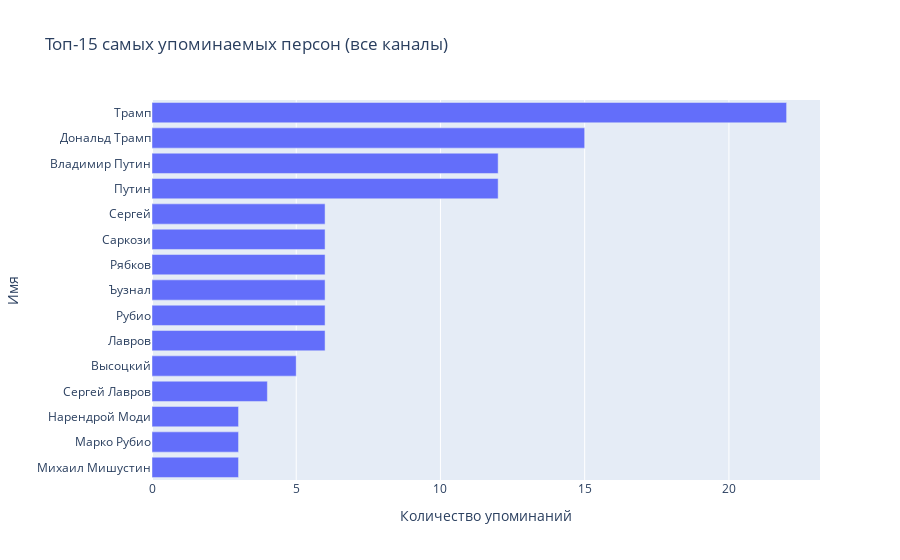
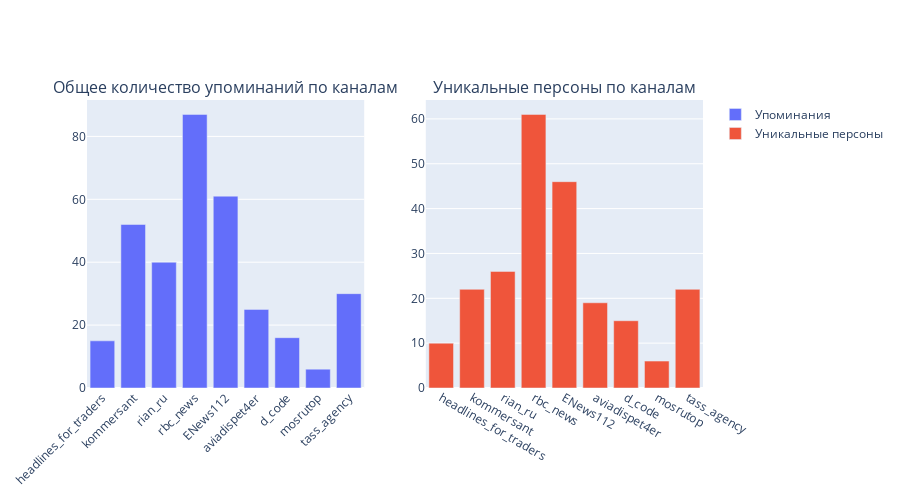
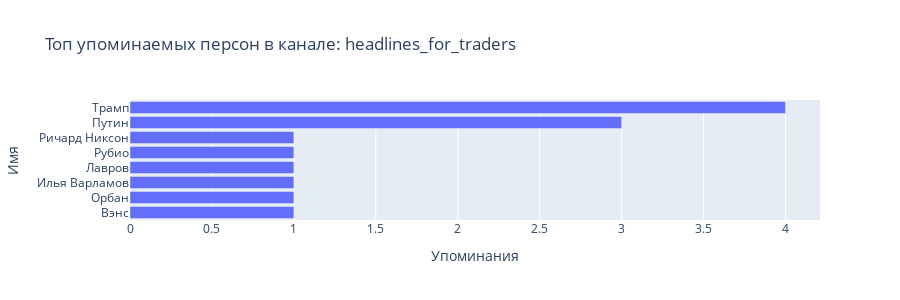
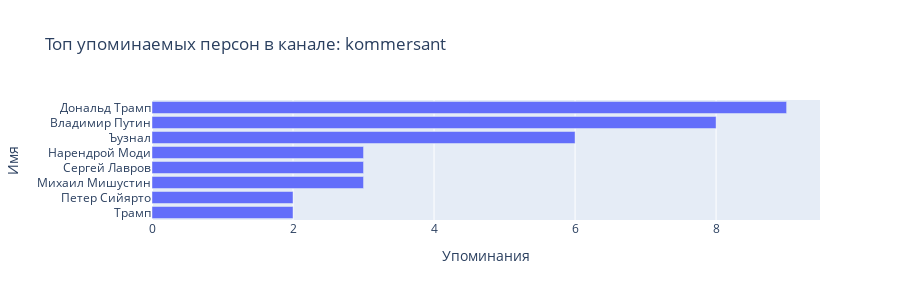

Notebook code for these charts, in order:
### Markdown cell above
## 8. Визуализация анализа персон

### Code cell
def visualize_person_analysis(person_analysis):
    """Визуализация результатов анализа упоминаний персон"""
    
    if not person_analysis['overall_top_persons']:
        print("Нет данных об упоминаниях персон для визуализации")
        return
    
    # Топ персон overall
    top_persons = person_analysis['overall_top_persons'][:15]
    
    fig = px.bar(
        x=[count for _, count in top_persons],
        y=[name for name, _ in top_persons],
        orientation='h',
        title="Топ-15 самых упоминаемых персон (все каналы)",
        labels={'x': 'Количество упоминаний', 'y': 'Имя'}
    )
    fig.update_layout(yaxis={'categoryorder': 'total ascending'})
    fig.show()
    
    # Статистика по каналам
    channels = list(person_analysis['channel_stats'].keys())
    mentions_by_channel = [stats['total_mentions'] for stats in person_analysis['channel_stats'].values()]
    unique_persons_by_channel = [stats['unique_persons'] for stats in person_analysis['channel_stats'].values()]
    
    # Создаем subplot для статистики по каналам
    fig = make_subplots(
        rows=1, cols=2,
        subplot_titles=('Общее количество упоминаний по каналам', 
                       'Уникальные персоны по каналам')
    )
    
    fig.add_trace(
        go.Bar(x=channels, y=mentions_by_channel, name='Упоминания'),
        row=1, col=1
    )
    
    fig.add_trace(
        go.Bar(x=channels, y=unique_persons_by_channel, name='Уникальные персоны'),
        row=1, col=2
    )
    
    fig.update_layout(height=500, showlegend=True, xaxis_tickangle=-45)
    fig.show()
    
    # Топ персоны для каждого канала
    for channel, stats in person_analysis['channel_stats'].items():
        if stats['top_persons']:
            top_channel_persons = stats['top_persons'][:8]
            fig = px.bar(
                x=[count for _, count in top_channel_persons],
                y=[name for name, _ in top_channel_persons],
                orientation='h',
                title=f"Топ упоминаемых персон в канале: {channel}",
                labels={'x': 'Упоминания', 'y': 'Имя'}
            )
            fig.update_layout(yaxis={'categoryorder': 'total ascending'}, height=300)
            fig.show()

# Визуализируем анализ персон
visualize_person_analysis(person_analysis)

### Figure 1 — Plotly figure (JSON) as saved in the notebook; plotly's stock layout.template omitted (floating-point values rounded to 4 significant figures)
{"data": [{"hovertemplate": "Количество упоминаний=%{x}<br>Имя=%{y}<extra></extra>", "legendgroup": "", "marker": {"color": "#636efa", "pattern": {"shape": ""}}, "name": "", "orientation": "h", "showlegend": false, "textposition": "auto", "type": "bar", "x": [22, 15, 12, 12, 6, 6, 6, 6, 6, 6, 5, 4, 3, 3, 3], "xaxis": "x", "y": ["Трамп", "Дональд Трамп", "Путин", "Владимир Путин", "Лавров", "Рубио", "Ъузнал", "Рябков", "Саркози", "Сергей", "Высоцкий", "Сергей Лавров", "Михаил Мишустин", "Марко Рубио", "Нарендрой Моди"], "yaxis": "y"}], "layout": {"barmode": "relative", "legend": {"tracegroupgap": 0}, "title": {"text": "Топ-15 самых упоминаемых персон (все каналы)"}, "xaxis": {"anchor": "y", "domain": [0, 1], "title": {"text": "Количество упоминаний"}}, "yaxis": {"anchor": "x", "categoryorder": "total ascending", "domain": [0, 1], "title": {"text": "Имя"}}}}

### Figure 2 — Plotly figure (JSON) as saved in the notebook; plotly's stock layout.template omitted (floating-point values rounded to 4 significant figures)
{"data": [{"name": "Упоминания", "type": "bar", "x": ["headlines_for_traders", "kommersant", "rian_ru", "rbc_news", "ENews112", "aviadispet4er", "d_code", "mosrutop", "tass_agency"], "xaxis": "x", "y": [15, 52, 40, 87, 61, 25, 16, 6, 30], "yaxis": "y"}, {"name": "Уникальные персоны", "type": "bar", "x": ["headlines_for_traders", "kommersant", "rian_ru", "rbc_news", "ENews112", "aviadispet4er", "d_code", "mosrutop", "tass_agency"], "xaxis": "x2", "y": [10, 22, 26, 61, 46, 19, 15, 6, 22], "yaxis": "y2"}], "layout": {"annotations": [{"font": {"size": 16}, "showarrow": false, "text": "Общее количество упоминаний по каналам", "x": 0.225, "xanchor": "center", "xref": "paper", "y": 1, "yanchor": "bottom", "yref": "paper"}, {"font": {"size": 16}, "showarrow": false, "text": "Уникальные персоны по каналам", "x": 0.775, "xanchor": "center", "xref": "paper", "y": 1, "yanchor": "bottom", "yref": "paper"}], "height": 500, "showlegend": true, "xaxis": {"anchor": "y", "domain": [0, 0.45], "tickangle": -45}, "xaxis2": {"anchor": "y2", "domain": [0.55, 1]}, "yaxis": {"anchor": "x", "domain": [0, 1]}, "yaxis2": {"anchor": "x2", "domain": [0, 1]}}}

### Figure 3 — Plotly figure (JSON) as saved in the notebook; plotly's stock layout.template omitted (floating-point values rounded to 4 significant figures)
{"data": [{"hovertemplate": "Упоминания=%{x}<br>Имя=%{y}<extra></extra>", "legendgroup": "", "marker": {"color": "#636efa", "pattern": {"shape": ""}}, "name": "", "orientation": "h", "showlegend": false, "textposition": "auto", "type": "bar", "x": [4, 3, 1, 1, 1, 1, 1, 1], "xaxis": "x", "y": ["Трамп", "Путин", "Вэнс", "Орбан", "Илья Варламов", "Лавров", "Рубио", "Ричард Никсон"], "yaxis": "y"}], "layout": {"barmode": "relative", "height": 300, "legend": {"tracegroupgap": 0}, "title": {"text": "Топ упоминаемых персон в канале: headlines_for_traders"}, "xaxis": {"anchor": "y", "domain": [0, 1], "title": {"text": "Упоминания"}}, "yaxis": {"anchor": "x", "categoryorder": "total ascending", "domain": [0, 1], "title": {"text": "Имя"}}}}

### Figure 4 — Plotly figure (JSON) as saved in the notebook; plotly's stock layout.template omitted (floating-point values rounded to 4 significant figures)
{"data": [{"hovertemplate": "Упоминания=%{x}<br>Имя=%{y}<extra></extra>", "legendgroup": "", "marker": {"color": "#636efa", "pattern": {"shape": ""}}, "name": "", "orientation": "h", "showlegend": false, "textposition": "auto", "type": "bar", "x": [9, 8, 6, 3, 3, 3, 2, 2], "xaxis": "x", "y": ["Дональд Трамп", "Владимир Путин", "Ъузнал", "Михаил Мишустин", "Сергей Лавров", "Нарендрой Моди", "Трамп", "Петер Сийярто"], "yaxis": "y"}], "layout": {"barmode": "relative", "height": 300, "legend": {"tracegroupgap": 0}, "title": {"text": "Топ упоминаемых персон в канале: kommersant"}, "xaxis": {"anchor": "y", "domain": [0, 1], "title": {"text": "Упоминания"}}, "yaxis": {"anchor": "x", "categoryorder": "total ascending", "domain": [0, 1], "title": {"text": "Имя"}}}}
